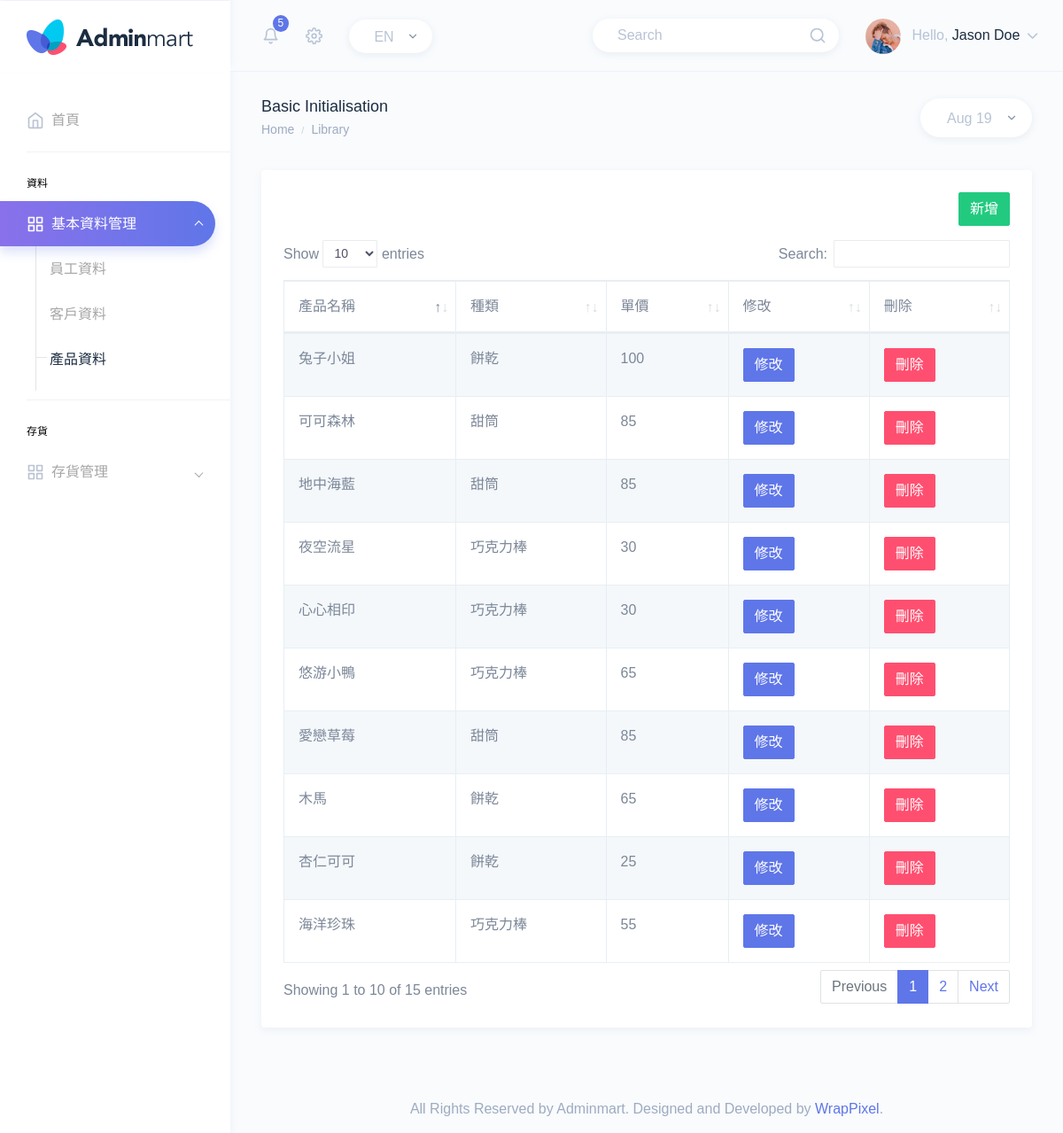
The page /product.php on the database its author committed.
### tables this page shows
CREATE TABLE `inv` (
  `ProdName` varchar(31) NOT NULL COMMENT '產品名稱',
  `UnitPrice` double DEFAULT NULL COMMENT '單價',
  `qty` int(11) DEFAULT NULL COMMENT '庫存',
  `kind` varchar(30) NOT NULL,
  `img` varchar(100) NOT NULL
);

### product.php (the view, shortened to what this page needs)
<?php
include('template1.php');
echo"
                                <tr>
                                   <th>產品名稱</th>
                                   <th>種類</th>
                                    <th>單價</th>
                                    <th>修改</th>
                                    <th>刪除</th>
                                </tr>
                            </thead>
                            <tbody>";
                            include("connect.php");
                            $sql = "SELECT prodname,unitprice,kind FROM inv ";
                            $result =$connect->query($sql);
                            while ($row = $result->fetch_assoc()) {
                                $prodname=$row['prodname'];
                                $unitprice=$row['unitprice'];
                                $kind=$row['kind'];
                              echo "<tr><TD>$prodname<td>$kind<TD>$unitprice";
                              echo "<TD><a href=product.php?op=1&prodname=$prodname><button type='button' class='btn btn-primary'>修改 <i class='bi bi-alarm'></i></button></a>";
                              echo "<TD><a href=\"javascript:if(confirm('確實要刪除[$prodname]嗎?'))location='product.php?prodname=$prodname&op=5'\"><button type='button' class='btn btn-danger'>刪除 <i class='bi bi-trash'></i></button>";
                            }
  ?>

### rows shown on the page
inv: ProdName "心心相印", kind "巧克力棒", UnitPrice "30"
inv: ProdName "木馬", kind "餅乾", UnitPrice "65"
inv: ProdName "可可森林", kind "甜筒", UnitPrice "85"
inv: ProdName "地中海藍", kind "甜筒", UnitPrice "85"
inv: ProdName "杏仁可可", kind "餅乾", UnitPrice "25"
inv: ProdName "兔子小姐", kind "餅乾", UnitPrice "100"
inv: ProdName "夜空流星", kind "巧克力棒", UnitPrice "30"
inv: ProdName "海洋珍珠", kind "巧克力棒", UnitPrice "55"
inv: ProdName "悠游小鴨", kind "巧克力棒", UnitPrice "65"
inv: ProdName "愛戀草莓", kind "甜筒", UnitPrice "85"
